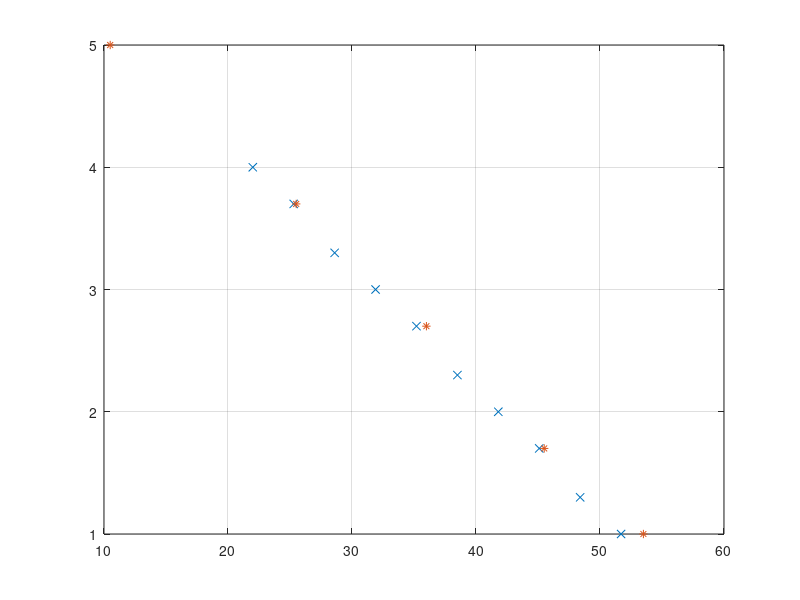

This chart was generated by the following MATLAB code:
clear
maxpunkte = 60;
reduktion = 5;
minpunkte = floor((maxpunkte-reduktion)/2);
spanne = (maxpunkte-minpunkte)/10;
punkte = wrev((maxpunkte-reduktion-spanne):-spanne:(minpunkte-2*spanne))
noten = wrev([1 1.3 1.7 2 2.3 2.7 3 3.3 3.7 4]);
studenten = {'A.Latal',25.5;'Max Koellmer',36;'Lisa Thom',45.5;'Sven Goedeke',53.5;'Simon Gourevitch',10.5};


for idx = 1: length(studenten)
  dum = sum(studenten{idx,2} > punkte);
  if dum == 0
    notenspiegel(idx) = 5;
    studenten{idx,3} = notenspiegel(idx);
  else
    notenspiegel(idx) = noten(dum);
    studenten{idx,3} = notenspiegel(idx);
  end
end

plot(punkte,noten,'x',[studenten{:,2}],notenspiegel,'*')
grid on
studenten

%A. Latal : 3.7
% Max Koellmer: 2.7
%Lisa Thom: 2
% Sven Goedeke: 1.3
% Simon Gourevitch: 5
